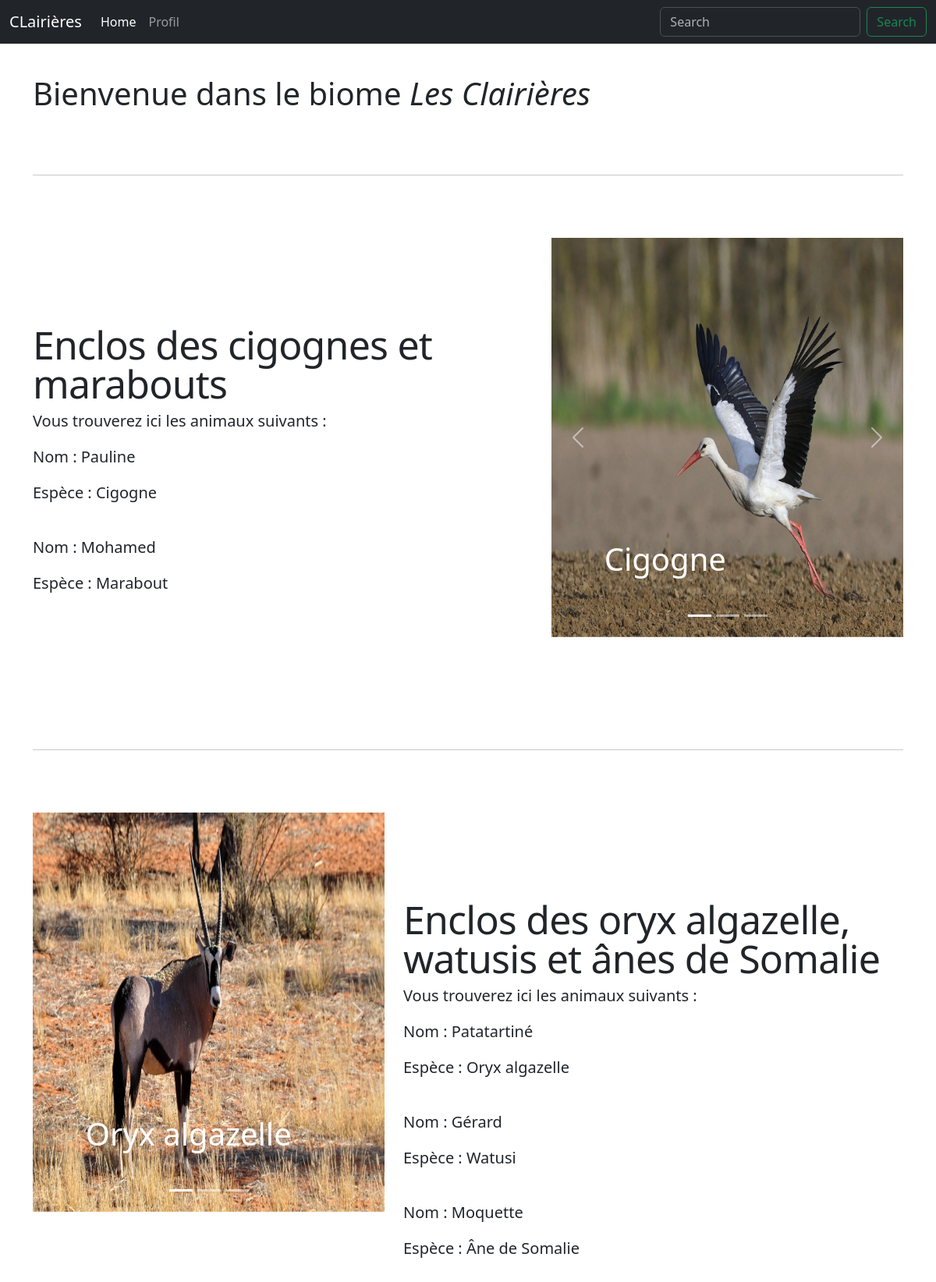
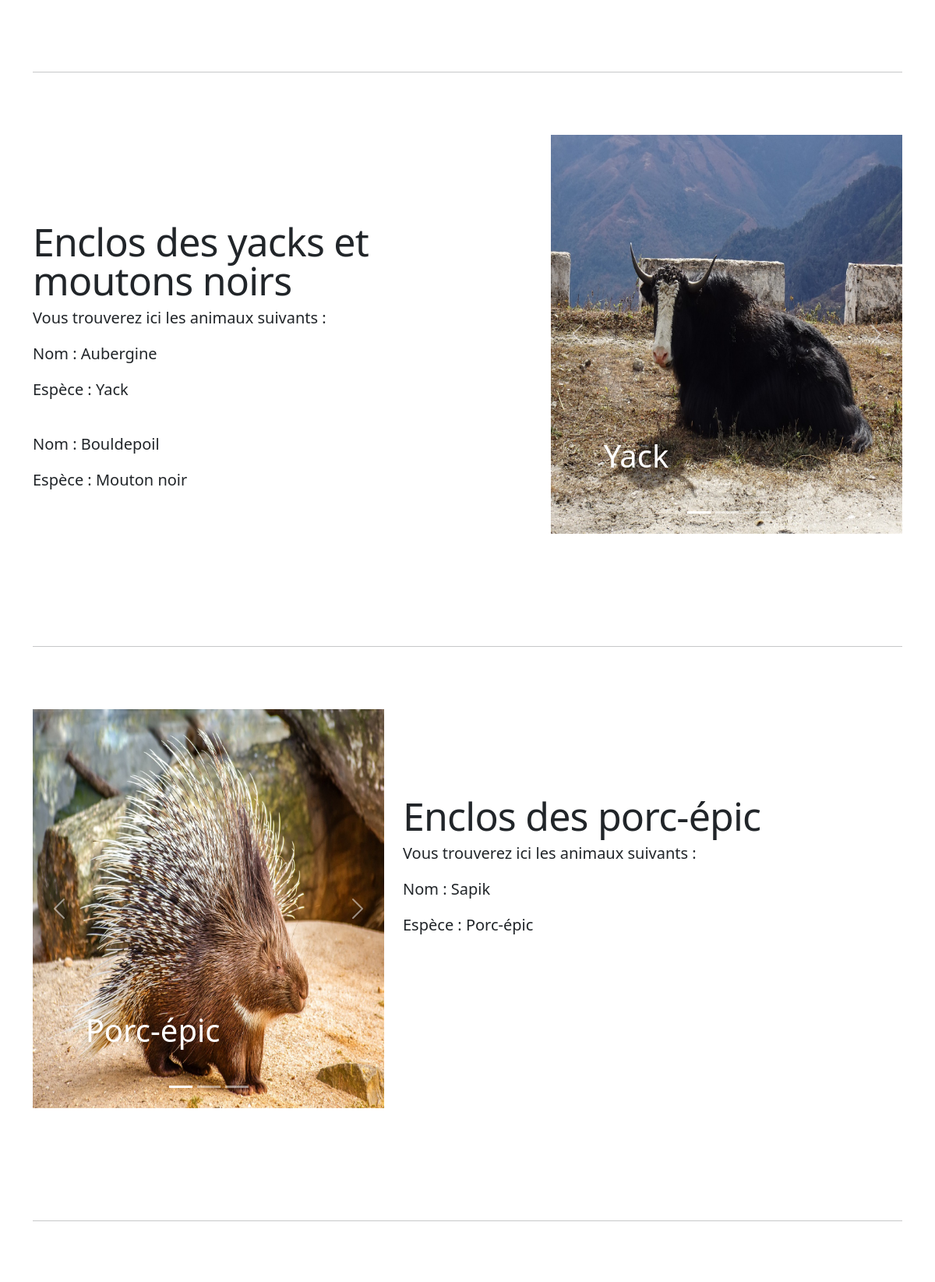
Page /zoo/carousel/Clairieres.php (upper part) on the committed database (2 pictures, top to bottom).
### tables this page shows
CREATE TABLE IF NOT EXISTS `enclosures` (
  `enclosure_id` int NOT NULL AUTO_INCREMENT,
  `name` varchar(60) NOT NULL,
  `description` text,
  `status` enum('open','closed') NOT NULL DEFAULT 'open',
  `biome_id` int DEFAULT NULL,
  PRIMARY KEY (`enclosure_id`),
  KEY `biome_id` (`biome_id`)
);

CREATE TABLE IF NOT EXISTS `animals` (
  `animal_id` int NOT NULL AUTO_INCREMENT,
  `name` varchar(50) NOT NULL,
  `species` varchar(50) NOT NULL,
  `age` int NOT NULL,
  `enclosure_id` int DEFAULT NULL,
  `image` varchar(50) DEFAULT NULL,
  PRIMARY KEY (`animal_id`),
  KEY `enclosure_id` (`enclosure_id`)
);

### zoo/carousel/Clairieres.php (the view, shortened to what this page needs)
<?php
$host = 'localhost';
$dbname = 'projet_web_2425';
$user = 'root';
$pass = '';
try {
  $pdo = new PDO("mysql:host=$host;dbname=$dbname;charset=utf8", $user, $pass);
  $pdo->setAttribute(PDO::ATTR_ERRMODE, PDO::ERRMODE_EXCEPTION);
} catch (PDOException $e) {
  die("Erreur de connexion à la base de données : " . $e->getMessage());
}
?>
<!doctype html>
<html lang="en" data-bs-theme="auto">
  <head><script src="../assets/js/color-modes.js"></script>
    <link rel="stylesheet" href="https://cdn.jsdelivr.net/npm/@docsearch/css@3">
<link href="../assets/dist/css/bootstrap.min.css" rel="stylesheet">
    <link href="carousel.css" rel="stylesheet">
  </head>
  <body>
<header data-bs-theme="dark">
  <nav class="navbar navbar-expand-md navbar-dark fixed-top bg-dark">
    <div class="container-fluid">
      <a class="navbar-brand">CLairières</a>
      <div class="collapse navbar-collapse" id="navbarCollapse">
        <ul class="navbar-nav me-auto mb-2 mb-md-0">
          <li class="nav-item">
            <a class="nav-link active" aria-current="page" href="../../Projet.html">Home</a>
          </li>
          <li class="nav-item">
            <a class="nav-link" href="../../profil.php">Profil</a>
          </li>
        </ul>
        <form class="d-flex" role="search">
          <input class="form-control me-2" type="search" placeholder="Search" aria-label="Search">
          <button class="btn btn-outline-success" type="submit">Search</button>
        </form>
      </div>
    </div>
  </nav>
</header>
<main>
<br /><br />
  <div class="container marketing">
    <h1>Bienvenue dans le biome <i>Les Clairières</i></h1>
    <hr class="featurette-divider">
    <div class="row featurette">
      <div class="col-md-7">
      <?php
        $stmt = $pdo->prepare("SELECT * FROM enclosures WHERE enclosure_id = 15");
        $stmt->execute();
        $enclosure = $stmt->fetch(PDO::FETCH_ASSOC);
      ?>
      <?php
        $stmt = $pdo->prepare("SELECT * FROM animals WHERE enclosure_id = 15");
        $stmt->execute();
        $animals = $stmt->fetchAll(PDO::FETCH_ASSOC);
      ?>
        <h2 class="featurette-heading fw-normal lh-1"><?php echo "{$enclosure['name']}";?></h2>
      <?php
              if ($animals) {
                  echo '<p class="lead">Vous trouverez ici les animaux suivants :</p>';
                  foreach ($animals as $index => $row) {
                    foreach ($row as $key => $value) {
                      if ($key === 'species') {
                        echo '<p class="lead">Espèce : ' . htmlspecialchars($value) . '</p>';
                      }
                      if ($key === 'name') {
                        echo '<p class="lead">Nom : ' . htmlspecialchars($value) . '</p>';
                      }
                    }
                    echo '<br />';
                  }
              } else {
                  echo "Aucun animal dans l'enclos.";
              }
      ?>
      </div>
      <div class="col-md-5">
        <div id="myCarousel" class="carousel slide mb-6" data-bs-ride="carousel">
        <div class="carousel-indicators">
          <button type="button" data-bs-target="#myCarousel" data-bs-slide-to="0" class="active" aria-current="true" aria-label="Slide 1"></button>
          <button type="button" data-bs-target="#myCarousel" data-bs-slide-to="1" aria-label="Slide 2"></button>
          <button type="button" data-bs-target="#myCarousel" data-bs-slide-to="2" aria-label="Slide 3"></button>
        </div>
        <div class="carousel-inner">
      <?php
        if ($animals) {
          $isFirst = true;
          foreach ($animals as $animal) {
              $activeClass = $isFirst ? ' active' : '';
              $isFirst = false;
              echo '
              <div class="carousel-item' . $activeClass . '">
                  <img src="' . htmlspecialchars($animal['image']) . '" width="100%" height="100%">
                  <div class="container">
                      <div class="carousel-caption text-start">
                          <h1>' . htmlspecialchars($animal['species']) . '</h1>
                      </div>
                  </div>
              </div>';
          }
        } else {
          echo '<p>Aucune image disponible pour cet enclos.</p>';
        }
      ?>
          </div>
          <button class="carousel-control-prev" type="button" data-bs-target="#myCarousel" data-bs-slide="prev">
            <span class="carousel-control-prev-icon" aria-hidden="true"></span>
          </button>
          <button class="carousel-control-next" type="button" data-bs-target="#myCarousel" data-bs-slide="next">
            <span class="carousel-control-next-icon" aria-hidden="true"></span>
          </button>
        </div>
      </div>
    </div>
    <hr class="featurette-divider">
    <div class="row featurette">
      <div class="col-md-7 order-md-2">
        <?php
          $stmt = $pdo->prepare("SELECT * FROM enclosures WHERE enclosure_id = 16");
          $stmt->execute();
          $enclosure = $stmt->fetch(PDO::FETCH_ASSOC);
        ?>
        <?php
          $stmt = $pdo->prepare("SELECT * FROM animals WHERE enclosure_id = 16");
          $stmt->execute();
          $animals = $stmt->fetchAll(PDO::FETCH_ASSOC);
        ?>
        <h2 class="featurette-heading fw-normal lh-1"><?php echo "{$enclosure['name']}";?></h2>
        <?php
          if ($animals) {
              echo '<p class="lead">Vous trouverez ici les animaux suivants :</p>';
              foreach ($animals as $index => $row) {
                foreach ($row as $key => $value) {
                  if ($key === 'species') {
                    echo '<p class="lead">Espèce : ' . htmlspecialchars($value) . '</p>';
                  }
                  if ($key === 'name') {
                    echo '<p class="lead">Nom : ' . htmlspecialchars($value) . '</p>';
                  }
                }
                echo '<br />';
              }
          } else {
              echo "Aucun animal dans l'enclos.";
          }
        ?>
      </div>
      <div class="col-md-5">
        <div id="myCarousel" class="carousel slide mb-6" data-bs-ride="carousel">
        <div class="carousel-indicators">
          <button type="button" data-bs-target="#myCarousel" data-bs-slide-to="0" class="active" aria-current="true" aria-label="Slide 1"></button>
          <button type="button" data-bs-target="#myCarousel" data-bs-slide-to="1" aria-label="Slide 2"></button>
          <button type="button" data-bs-target="#myCarousel" data-bs-slide-to="2" aria-label="Slide 3"></button>
        </div>
        <div class="carousel-inner">
          <?php
            if ($animals) {
              $isFirst = true;
              foreach ($animals as $animal) {
                  $activeClass = $isFirst ? ' active' : '';
                  $isFirst = false;
                  echo '
                  <div class="carousel-item' . $activeClass . '">
                      <img src="' . htmlspecialchars($animal['image']) . '" width="100%" height="100%">
                      <div class="container">
                          <div class="carousel-caption text-start">
                              <h1>' . htmlspecialchars($animal['species']) . '</h1>
                          </div>
                      </div>
                  </div>';
              }
            } else {
              echo '<p>Aucune image disponible pour cet enclos.</p>';
            }
          ?>
          </div>
          <button class="carousel-control-prev" type="button" data-bs-target="#myCarousel" data-bs-slide="prev">
            <span class="carousel-control-prev-icon" aria-hidden="true"></span>
          </button>
          <button class="carousel-control-next" type="button" data-bs-target="#myCarousel" data-bs-slide="next">
            <span class="carousel-control-next-icon" aria-hidden="true"></span>
          </button>
        </div>
      </div>
    </div>
    <hr class="featurette-divider">
    <div class="row featurette">
      <div class="col-md-7">
      <?php
        $stmt = $pdo->prepare("SELECT * FROM enclosures WHERE enclosure_id = 17");
        $stmt->execute();
        $enclosure = $stmt->fetch(PDO::FETCH_ASSOC);
      ?>
      <?php
        $stmt = $pdo->prepare("SELECT * FROM animals WHERE enclosure_id = 17");
        $stmt->execute();
        $animals = $stmt->fetchAll(PDO::FETCH_ASSOC);
      ?>
        <h2 class="featurette-heading fw-normal lh-1"><?php echo "{$enclosure['name']}";?></h2>
      <?php
              if ($animals) {
                  echo '<p class="lead">Vous trouverez ici les animaux suivants :</p>';
                  foreach ($animals as $index => $row) {
                    foreach ($row as $key => $value) {
                      if ($key === 'species') {
                        echo '<p class="lead">Espèce : ' . htmlspecialchars($value) . '</p>';
                      }
                      if ($key === 'name') {
                        echo '<p class="lead">Nom : ' . htmlspecialchars($value) . '</p>';
                      }
                    }
                    echo '<br />';
                  }
              } else {
                  echo "Aucun animal dans l'enclos.";
              }
      ?>
      </div>
      <div class="col-md-5">
        <div id="myCarousel" class="carousel slide mb-6" data-bs-ride="carousel">
        <div class="carousel-indicators">
          <button type="button" data-bs-target="#myCarousel" data-bs-slide-to="0" class="active" aria-current="true" aria-label="Slide 1"></button>
          <button type="button" data-bs-target="#myCarousel" data-bs-slide-to="1" aria-label="Slide 2"></button>
          <button type="button" data-bs-target="#myCarousel" data-bs-slide-to="2" aria-label="Slide 3"></button>
        </div>
        <div class="carousel-inner">
      <?php
        if ($animals) {
          $isFirst = true;
          foreach ($animals as $animal) {
              $activeClass = $isFirst ? ' active' : '';
              $isFirst = false;
              echo '
              <div class="carousel-item' . $activeClass . '">
                  <img src="' . htmlspecialchars($animal['image']) . '" width="100%" height="100%">
                  <div class="container">
                      <div class="carousel-caption text-start">
                          <h1>' . htmlspecialchars($animal['species']) . '</h1>
                      </div>
                  </div>
              </div>';
          }
        } else {
          echo '<p>Aucune image disponible pour cet enclos.</p>';
        }
      ?>
          </div>
          <button class="carousel-control-prev" type="button" data-bs-target="#myCarousel" data-bs-slide="prev">
            <span class="carousel-control-prev-icon" aria-hidden="true"></span>
          </button>
          <button class="carousel-control-next" type="button" data-bs-target="#myCarousel" data-bs-slide="next">
            <span class="carousel-control-next-icon" aria-hidden="true"></span>
          </button>
        </div>
      </div>
    </div>
    <hr class="featurette-divider">
    <div class="row featurette">
      <div class="col-md-7 order-md-2">
        <?php
          $stmt = $pdo->prepare("SELECT * FROM enclosures WHERE enclosure_id = 18");
          $stmt->execute();
          $enclosure = $stmt->fetch(PDO::FETCH_ASSOC);
        ?>
        <?php
          $stmt = $pdo->prepare("SELECT * FROM animals WHERE enclosure_id = 18");
          $stmt->execute();
          $animals = $stmt->fetchAll(PDO::FETCH_ASSOC);
        ?>
        <h2 class="featurette-heading fw-normal lh-1"><?php echo "{$enclosure['name']}";?></h2>
        <?php
          if ($animals) {
              echo '<p class="lead">Vous trouverez ici les animaux suivants :</p>';
              foreach ($animals as $index => $row) {
                foreach ($row as $key => $value) {
                  if ($key === 'species') {
                    echo '<p class="lead">Espèce : ' . htmlspecialchars($value) . '</p>';
                  }
                  if ($key === 'name') {
                    echo '<p class="lead">Nom : ' . htmlspecialchars($value) . '</p>';
                  }
                }
                echo '<br />';
              }
          } else {
              echo "Aucun animal dans l'enclos.";
          }
        ?>
      </div>
      <div class="col-md-5">
        <div id="myCarousel" class="carousel slide mb-6" data-bs-ride="carousel">
        <div class="carousel-indicators">
          <button type="button" data-bs-target="#myCarousel" data-bs-slide-to="0" class="active" aria-current="true" aria-label="Slide 1"></button>
          <button type="button" data-bs-target="#myCarousel" data-bs-slide-to="1" aria-label="Slide 2"></button>
          <button type="button" data-bs-target="#myCarousel" data-bs-slide-to="2" aria-label="Slide 3"></button>
        </div>
        <div class="carousel-inner">
          <?php
            if ($animals) {
              $isFirst = true;
              foreach ($animals as $animal) {
                  $activeClass = $isFirst ? ' active' : '';
                  $isFirst = false;
                  echo '
                  <div class="carousel-item' . $activeClass . '">
                      <img src="' . htmlspecialchars($animal['image']) . '" width="100%" height="100%">
                      <div class="container">
                          <div class="carousel-caption text-start">
                              <h1>' . htmlspecialchars($animal['species']) . '</h1>
                          </div>
                      </div>
                  </div>';
              }
            } else {
              echo '<p>Aucune image disponible pour cet enclos.</p>';
            }
          ?>
          </div>
          <button class="carousel-control-prev" type="button" data-bs-target="#myCarousel" data-bs-slide="prev">
            <span class="carousel-control-prev-icon" aria-hidden="true"></span>
          </button>
          <button class="carousel-control-next" type="button" data-bs-target="#myCarousel" data-bs-slide="next">
            <span class="carousel-control-next-icon" aria-hidden="true"></span>
          </button>
        </div>
      </div>
    </div>
    <hr class="featurette-divider">
  </div>
</main>
    </body>
</html>

### zoo/carousel/carousel.css (style rules this page uses)
body { padding-top: 3rem; padding-bottom: 3rem; color: rgb(var(--bs-tertiary-color-rgb)); }
.carousel { margin-bottom: 4rem; }
.carousel-caption { bottom: 3rem; z-index: 10; }
.carousel-item { height: 32rem; }
.featurette-divider { margin: 5rem 0; }
.featurette-heading { letter-spacing: -.05rem; }
@media (min-width: 40em) { .featurette-heading { font-size: 50px; } }
@media (min-width: 62em) { .featurette-heading { margin-top: 7rem; } }

### rows in the picture
enclosures: name "Enclos des cigognes et marabouts"
animals: name "Pauline", species "Cigogne", image (picture)
animals: name "Mohamed", species "Marabout"
enclosures: name "Enclos des oryx algazelle, watusis et ânes de Somalie"
animals: name "Patatartiné", species "Oryx algazelle", image (picture)
animals: name "Gérard", species "Watusi"
animals: name "Moquette", species "Âne de Somalie"
enclosures: name "Enclos des yacks et moutons noirs"
animals: name "Aubergine", species "Yack", image (picture)
animals: name "Bouldepoil", species "Mouton noir"
enclosures: name "Enclos des porc-épic"
animals: name "Sapik", species "Porc-épic", image (picture)
